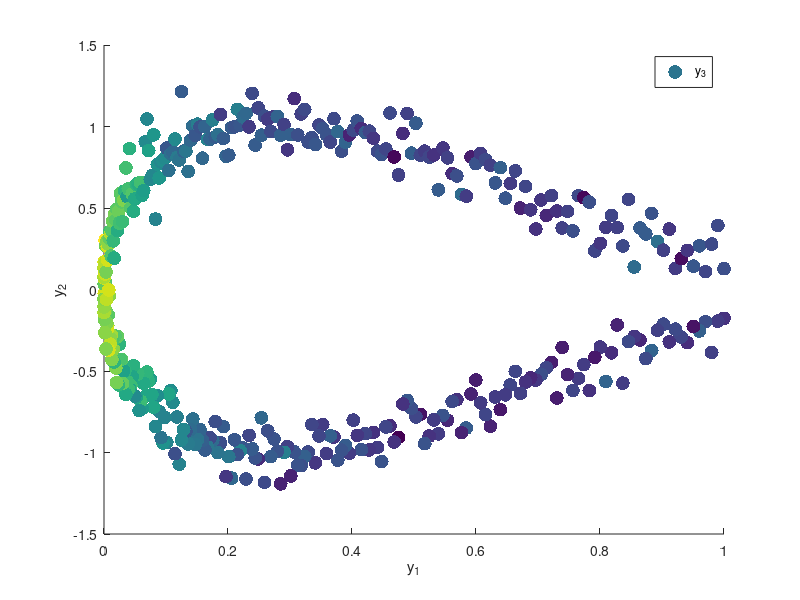

The MATLAB source for this figure:
%%

% number of data points
n = 400;

% create a 3D dataset

x = linspace(-1,1,n);
dim1 = x.^2; % x
dim2 = sin(3*x); % sin(3x)
dim3 = exp(-10*x.^2); % e^-10x^2

% combine data and add some noise (bonus
y = [ dim1; dim2+randn(1,n)/10 ; dim3+randn(1,n)/10 ];

figure(1),clf
scatter(y(1,:),y(2,:),100,y(3,:),'filled')

xlabel('y_1'),ylabel('y_2'),legend('y_3')
